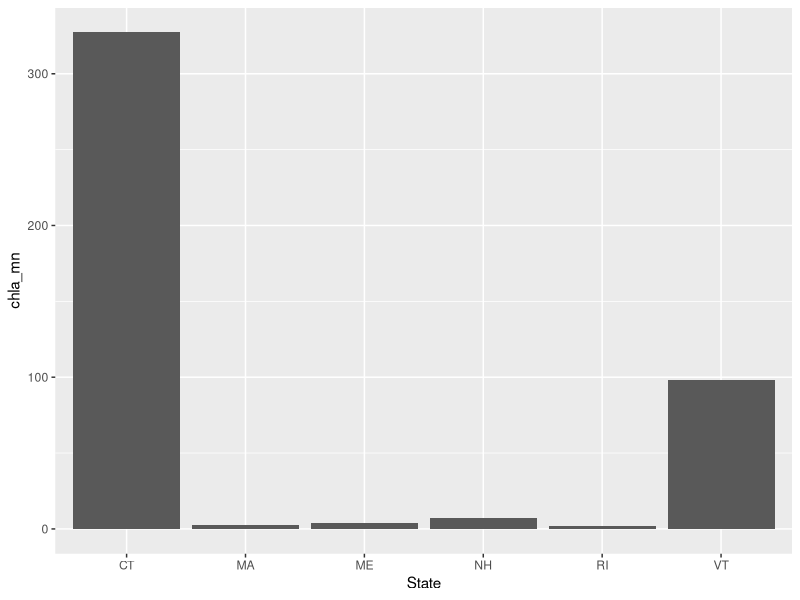
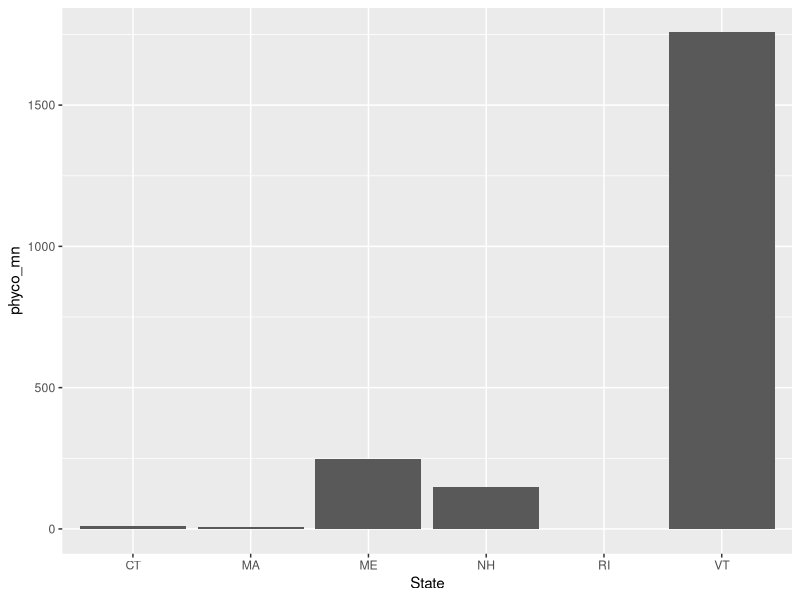

Recreate these plots in R, in order.
###############################################################################
# R Script to build figures included in Lake Lines article
# J.W. Hollister
# March 2015
###############################################################################

library(ggplot2)
library(dplyr)

dat<-read.csv("Data2014/Data2014.csv")

dat %>%
  select(State,Parameter,Value)%>%
  filter(Parameter=="Chlorophyll")%>%
  na.omit()%>%
  group_by(State)%>%
  summarize(chla_mn = mean(Value))%>%
  ggplot(aes(x=State,y=chla_mn)) +
    geom_bar(stat="identity")

dat %>%
  select(State,Parameter,Value)%>%
  filter(Parameter=="Phycocyanin")%>%
  na.omit()%>%
  group_by(State)%>%
  summarize(phyco_mn = mean(Value))%>%
  ggplot(aes(x=State,y=phyco_mn)) +
  geom_bar(stat="identity")
